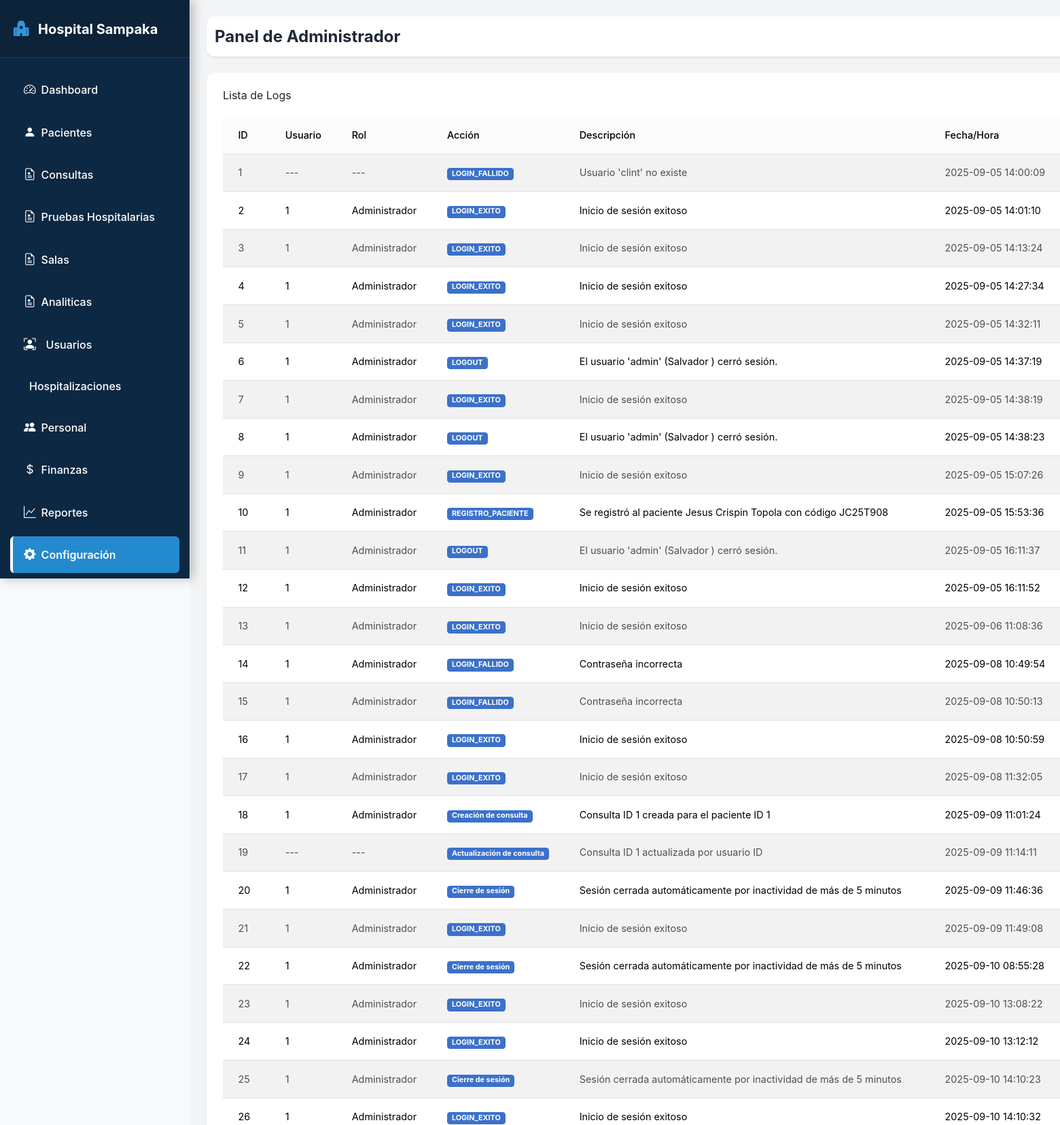
The app's page /administrador/auditoria.php (signed in, upper part) with its own data.
### tables this page shows
CREATE TABLE logs (
    id_log INT AUTO_INCREMENT PRIMARY KEY,
    id_usuario INT NULL,
    accion VARCHAR(100),
    descripcion TEXT,
    fecha_hora DATETIME DEFAULT CURRENT_TIMESTAMP,
    ip_origen text,
    dispositivo Text,
    FOREIGN KEY (id_usuario) REFERENCES usuarios(id_usuario)
);

CREATE TABLE usuarios (
    id_usuario INT AUTO_INCREMENT PRIMARY KEY,
    id_personal INT,
    username VARCHAR(50) UNIQUE,
    password VARCHAR(255),  
    rol ENUM('Administrador','General','Urgencias','Farmaceutico','Laboratorio','Finanzas'),
    estado ENUM('Activo','Inactivo') DEFAULT 'Activo',
    FOREIGN KEY (id_personal) REFERENCES personal(id_personal)
);

### administrador/auditoria.php (the view, shortened to what this page needs)
<?php
include_once '../componentes/header.php';
?>
<body>
    <div class="d-flex" id="wrapper">
        <?php include_once '../componentes/sidebar.php'; ?>
        <div id="content" class="p-4 bg-gray-100 flex-grow">
              <?php
           include_once '../componentes/barra_nav.php';
        ?>
            <div class="card shadow-sm rounded-xl">
                <div class="card-body">
                    <h5 class="card-title mb-3">Lista de Logs</h5>
                    <div class="table-responsive">
                       <?php
try {
    $sql = "SELECT l.id_log,
                   u.id_usuario,
                   u.rol,
                   l.accion,
                   l.descripcion,
                   l.fecha_hora,
                   l.ip_origen,
                   l.dispositivo
            FROM logs l
            LEFT JOIN usuarios u ON l.id_usuario = u.id_usuario
            ORDER BY l.fecha_hora  ASC";
    $stmt = $pdo->query($sql);
    $logs = $stmt->fetchAll(PDO::FETCH_ASSOC);
} catch (PDOException $e) {
    die("Error al obtener logs: " . $e->getMessage());
}
?>
<table id="tablaPacientes" class="table table-striped table-hover align-middle mb-0 nowrap" style="width:100%">
    <thead class="table-light">
        <tr>
            <th>ID</th>
            <th>Usuario</th>
            <th>Rol</th>
            <th>Acción</th>
            <th>Descripción</th>
            <th>Fecha/Hora</th>
        </tr>
    </thead>
    <tbody>
        <?php foreach ($logs as $log): ?>
            <tr>
                <td><?php echo htmlspecialchars($log['id_log']); ?></td>
                <td><?php echo htmlspecialchars($log['id_usuario'] ?? '---'); ?></td>
                <td><?php echo htmlspecialchars($log['rol'] ?? '---'); ?></td>
                <td><span class="badge bg-primary"><?php echo htmlspecialchars($log['accion']); ?></span></td>
                <td><?php echo htmlspecialchars($log['descripcion']); ?></td>
                <td><?php echo htmlspecialchars($log['fecha_hora']); ?></td>
            </tr>
        <?php endforeach; ?>
    </tbody>
</table>
                    </div>
                </div>
            </div>
        </div>
    </div>
<?php
include_once '../componentes/footer.php';
?>

### componentes/header.php (style rules this page uses)
body { font-family: 'Inter', sans-serif; background-color: #f8f9fa; color: #34495e; line-height: 1.6; overflow-x: hidden; }
#content { flex-grow: 1; margin-left: 280px; padding: 30px; transition: margin-left 0.3s ease; }

### records on screen
logs: id_log "1", id_usuario "---", rol "---", accion "LOGIN_FALLIDO", descripcion "Usuario 'clint' no existe", fecha_hora "2025-09-05 14:00:09"
logs: id_log "2", id_usuario.id_usuario "1", id_usuario.rol "Administrador", accion "LOGIN_EXITO", descripcion "Inicio de sesión exitoso", fecha_hora "2025-09-05 14:01:10"
logs: id_log "3", id_usuario.id_usuario "1", id_usuario.rol "Administrador", accion "LOGIN_EXITO", descripcion "Inicio de sesión exitoso", fecha_hora "2025-09-05 14:13:24"
logs: id_log "4", id_usuario.id_usuario "1", id_usuario.rol "Administrador", accion "LOGIN_EXITO", descripcion "Inicio de sesión exitoso", fecha_hora "2025-09-05 14:27:34"
logs: id_log "5", id_usuario.id_usuario "1", id_usuario.rol "Administrador", accion "LOGIN_EXITO", descripcion "Inicio de sesión exitoso", fecha_hora "2025-09-05 14:32:11"
logs: id_log "6", id_usuario.id_usuario "1", id_usuario.rol "Administrador", accion "LOGOUT", descripcion "El usuario 'admin' (Salvador ) cerró sesión.", fecha_hora "2025-09-05 14:37:19"
logs: id_log "7", id_usuario.id_usuario "1", id_usuario.rol "Administrador", accion "LOGIN_EXITO", descripcion "Inicio de sesión exitoso", fecha_hora "2025-09-05 14:38:19"
logs: id_log "8", id_usuario.id_usuario "1", id_usuario.rol "Administrador", accion "LOGOUT", descripcion "El usuario 'admin' (Salvador ) cerró sesión.", fecha_hora "2025-09-05 14:38:23"
logs: id_log "9", id_usuario.id_usuario "1", id_usuario.rol "Administrador", accion "LOGIN_EXITO", descripcion "Inicio de sesión exitoso", fecha_hora "2025-09-05 15:07:26"
logs: id_log "10", id_usuario.id_usuario "1", id_usuario.rol "Administrador", accion "REGISTRO_PACIENTE", descripcion "Se registró al paciente Jesus Crispin Topola con código JC25T908", fecha_hora "2025-09-05 15:53:36"
logs: id_log "11", id_usuario.id_usuario "1", id_usuario.rol "Administrador", accion "LOGOUT", descripcion "El usuario 'admin' (Salvador ) cerró sesión.", fecha_hora "2025-09-05 16:11:37"
logs: id_log "12", id_usuario.id_usuario "1", id_usuario.rol "Administrador", accion "LOGIN_EXITO", descripcion "Inicio de sesión exitoso", fecha_hora "2025-09-05 16:11:52"
logs: id_log "13", id_usuario.id_usuario "1", id_usuario.rol "Administrador", accion "LOGIN_EXITO", descripcion "Inicio de sesión exitoso", fecha_hora "2025-09-06 11:08:36"
logs: id_log "14", id_usuario.id_usuario "1", id_usuario.rol "Administrador", accion "LOGIN_FALLIDO", descripcion "Contraseña incorrecta", fecha_hora "2025-09-08 10:49:54"
logs: id_log "15", id_usuario.id_usuario "1", id_usuario.rol "Administrador", accion "LOGIN_FALLIDO", descripcion "Contraseña incorrecta", fecha_hora "2025-09-08 10:50:13"
logs: id_log "16", id_usuario.id_usuario "1", id_usuario.rol "Administrador", accion "LOGIN_EXITO", descripcion "Inicio de sesión exitoso", fecha_hora "2025-09-08 10:50:59"
logs: id_log "17", id_usuario.id_usuario "1", id_usuario.rol "Administrador", accion "LOGIN_EXITO", descripcion "Inicio de sesión exitoso", fecha_hora "2025-09-08 11:32:05"
logs: id_log "18", id_usuario.id_usuario "1", id_usuario.rol "Administrador", accion "Creación de consulta", descripcion "Consulta ID 1 creada para el paciente ID 1", fecha_hora "2025-09-09 11:01:24"
logs: id_log "19", id_usuario "---", rol "---", accion "Actualización de consulta", descripcion "Consulta ID 1 actualizada por usuario ID", fecha_hora "2025-09-09 11:14:11"
logs: id_log "20", id_usuario.id_usuario "1", id_usuario.rol "Administrador", accion "Cierre de sesión", descripcion "Sesión cerrada automáticamente por inactividad de más de 5 minutos", fecha_hora "2025-09-09 11:46:36"
logs: id_log "21", id_usuario.id_usuario "1", id_usuario.rol "Administrador", accion "LOGIN_EXITO", descripcion "Inicio de sesión exitoso", fecha_hora "2025-09-09 11:49:08"
logs: id_log "22", id_usuario.id_usuario "1", id_usuario.rol "Administrador", accion "Cierre de sesión", descripcion "Sesión cerrada automáticamente por inactividad de más de 5 minutos", fecha_hora "2025-09-10 08:55:28"
logs: id_log "23", id_usuario.id_usuario "1", id_usuario.rol "Administrador", accion "LOGIN_EXITO", descripcion "Inicio de sesión exitoso", fecha_hora "2025-09-10 13:08:22"
logs: id_log "24", id_usuario.id_usuario "1", id_usuario.rol "Administrador", accion "LOGIN_EXITO", descripcion "Inicio de sesión exitoso", fecha_hora "2025-09-10 13:12:12"
logs: id_log "25", id_usuario.id_usuario "1", id_usuario.rol "Administrador", accion "Cierre de sesión", descripcion "Sesión cerrada automáticamente por inactividad de más de 5 minutos", fecha_hora "2025-09-10 14:10:23"
logs: id_log "26", id_usuario.id_usuario "1", id_usuario.rol "Administrador", accion "LOGIN_EXITO", descripcion "Inicio de sesión exitoso", fecha_hora "2025-09-10 14:10:32"

### other values on screen
$usuario_rol "Administrador"
